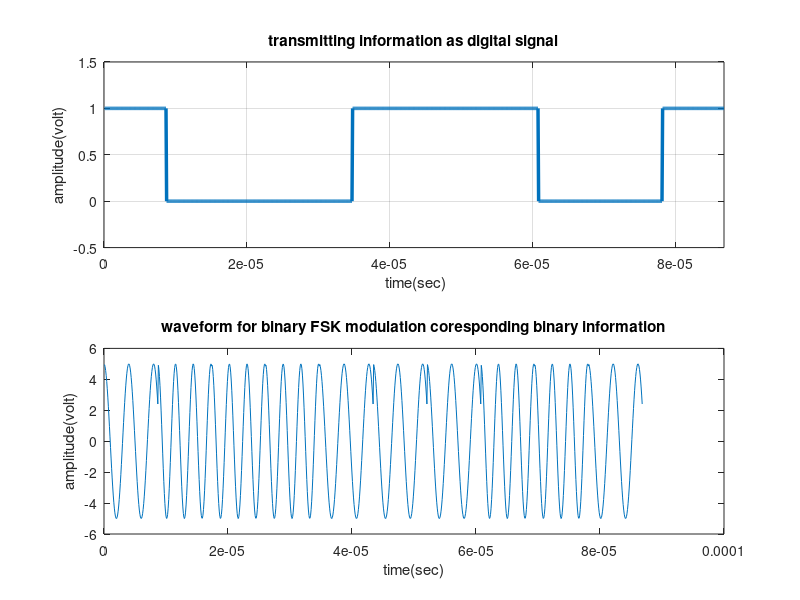

Recreate this plot in MATLAB.
clc;
clear all;
close all;
%x=rand01(1,10);                                    % infor
x = [1 0 0 0 1 1 1 0 0 1];
bp=1/115200;                                                    % bit period
disp(' Binary information at Transmitter :');
% disp(x);
%XX representation of transmitting binary information as digital signal XXX
bit=[]; 
for n=1:1:length(x)
    if x(n)==1
       se=ones(1,100);
    else
        x(n)=0;
        se=zeros(1,100);
    end
     bit=[bit se];
end
t1=bp/100:bp/100:100*length(x)*(bp/100);
subplot(2,1,1);
plot(t1,bit,'lineWidth',2.5);grid on;
axis([ 0 bp*length(x) -.5 1.5]);
ylabel('amplitude(volt)');
xlabel(' time(sec)');
title('transmitting information as digital signal');

%XXXXXXXXXXXXXXXXXXXXXXX Binary-FSK modulation XXXXXXXXXXXXXXXXXXXXXXXXXXX%
A=5;                                          % Amplitude of carrier signal
br=1/bp;                                                         % bit rate
fc = 3e5;
dev = 1e5;
f1=fc-dev/2;                           % carrier frequency for information as 1
f2=fc+dev/2;                           % carrier frequency for information as 0
t2=bp/99:bp/99:bp;                 
ss=length(t2);
m=[];
for (i=1:1:length(x))
    if (x(i)==1)
        y=A*cos(2*pi*f1*t2);
    else
        y=A*cos(2*pi*f2*t2);
    end
    m=[m y];
end
t3=bp/99:bp/99:bp*length(x);
subplot(2,1,2);
plot(t3,m);
xlabel('time(sec)');
ylabel('amplitude(volt)');
title('waveform for binary FSK modulation coresponding binary information');

fID = fopen('signal2.bin','w');
fwrite(fID,m,'double');
csvwrite('signal2.csv',x);